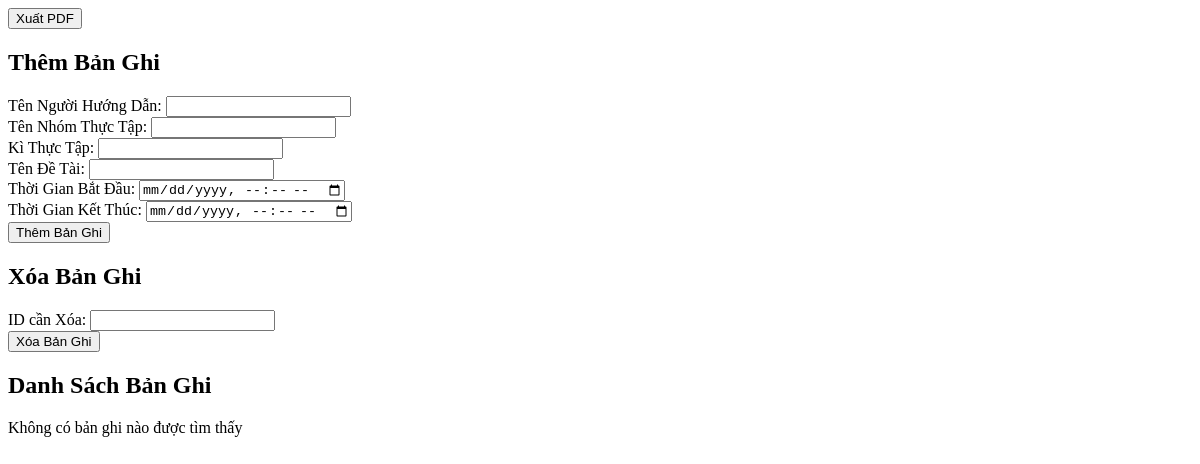
Page /nhomhd.php on the earlier database version.
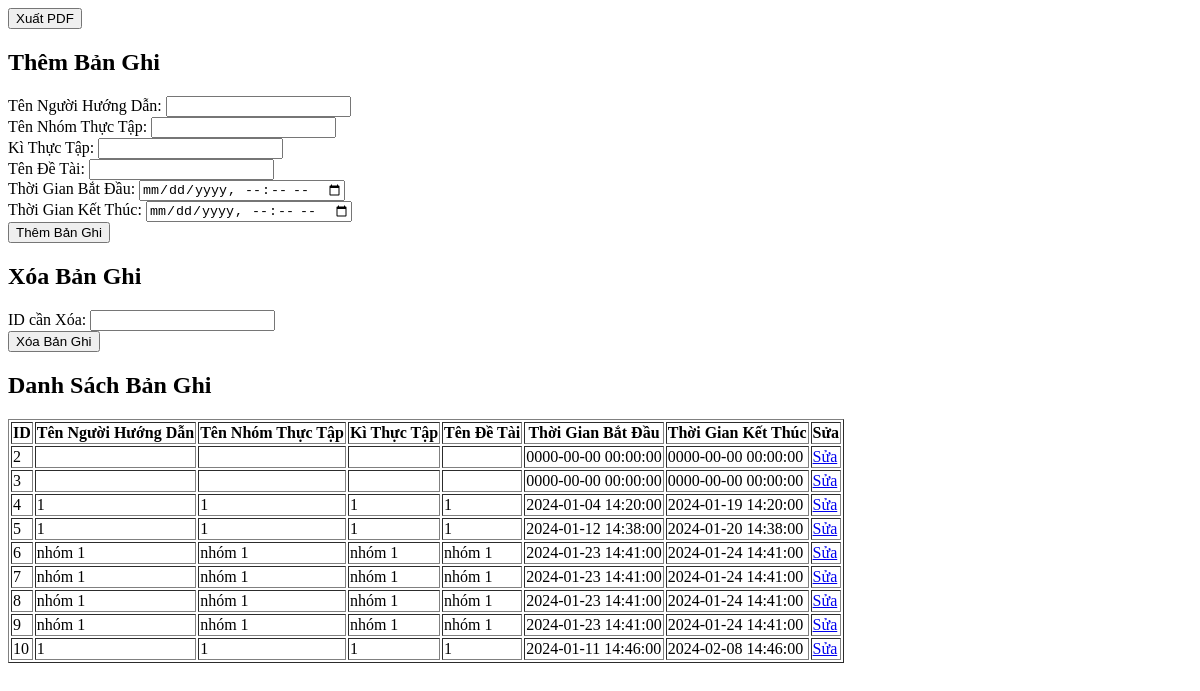
Same page on the later database version.
### tables this page shows
CREATE TABLE `nhomnguoihd` (
  `id_nhomnguoihd` int(11) NOT NULL,
  `tennguoihuongdan` varchar(100) NOT NULL,
  `tennhomthuctap` varchar(100) NOT NULL,
  `kithuctap` varchar(100) NOT NULL,
  `tendetai` varchar(100) NOT NULL,
  `thoigianbatdau` datetime DEFAULT NULL,
  `thoigianketthuc` datetime DEFAULT NULL
);

### nhomhd.php (the view, shortened to what this page needs)
<?php
$mysqli = new mysqli('localhost', 'root', '', 'quanlysvtt');
?>
<!DOCTYPE html>
<html lang="en">
<head>
</head>
<body>
<form method="post" action="nhomhd.php">
    <input type="submit" name="export_pdf" value="Xuất PDF">
</form>
<h2>Thêm Bản Ghi</h2>
<form method="post" action="nhomhd.php">
    <label>Tên Người Hướng Dẫn:</label>
    <input type="text" name="tennguoihuongdan" required><br>
    <label>Tên Nhóm Thực Tập:</label>
    <input type="text" name="tennhomthuctap" required><br>
    <label>Kì Thực Tập:</label>
    <input type="text" name="kithuctap" required><br>
    <label>Tên Đề Tài:</label>
    <input type="text" name="tendetai" required><br>
    <label>Thời Gian Bắt Đầu:</label>
    <input type="datetime-local" name="thoigianbatdau" required><br>
    <label>Thời Gian Kết Thúc:</label>
    <input type="datetime-local" name="thoigianketthuc" required><br>
    <input type="submit" name="add" value="Thêm Bản Ghi">
</form>
<h2>Xóa Bản Ghi</h2>
<form method="post" action="nhomhd.php">
    <label>ID cần Xóa:</label>
    <input type="number" name="id_to_delete" required><br>
    <input type="submit" name="delete" value="Xóa Bản Ghi">
</form>
<h2>Danh Sách Bản Ghi</h2>
<?php
$select_query = "SELECT * FROM nhomnguoihd WHERE id_nhomnguoihd >= 0 AND id_nhomnguoihd <= 999";
$result = $mysqli->query($select_query);
if ($result->num_rows > 0) {
    echo "<table border='1'>";
    echo "<tr><th>ID</th><th>Tên Người Hướng Dẫn</th><th>Tên Nhóm Thực Tập</th><th>Kì Thực Tập</th><th>Tên Đề Tài</th><th>Thời Gian Bắt Đầu</th><th>Thời Gian Kết Thúc</th><th>Sửa</th></tr>";
    while ($row = $result->fetch_assoc()) {
        echo "<tr>";
        echo "<td>" . $row['id_nhomnguoihd'] . "</td>";
        echo "<td>" . $row['tennguoihuongdan'] . "</td>";
        echo "<td>" . $row['tennhomthuctap'] . "</td>";
        echo "<td>" . $row['kithuctap'] . "</td>";
        echo "<td>" . $row['tendetai'] . "</td>";
        echo "<td>" . $row['thoigianbatdau'] . "</td>";
        echo "<td>" . $row['thoigianketthuc'] . "</td>";
        echo "<td><a href='nhomhd.php?id_to_update=" . $row['id_nhomnguoihd'] . "'>Sửa</a></td>";
        echo "</tr>";
    }
    echo "</table>";
} else {
    echo "Không có bản ghi nào được tìm thấy";
}
?>
</body>
</html>

Differences in the rows shown:
added nhomnguoihd: id_nhomnguoihd "2", thoigianbatdau "0000-00-00 00:00:00", thoigianketthuc "0000-00-00 00:00:00"
added nhomnguoihd: id_nhomnguoihd "3", thoigianbatdau "0000-00-00 00:00:00", thoigianketthuc "0000-00-00 00:00:00"
added nhomnguoihd: id_nhomnguoihd "4", tennguoihuongdan "1", tennhomthuctap "1", kithuctap "1", tendetai "1", thoigianbatdau "2024-01-04 14:20:00", thoigianketthuc "2024-01-19 14:20:00"
added nhomnguoihd: id_nhomnguoihd "5", tennguoihuongdan "1", tennhomthuctap "1", kithuctap "1", tendetai "1", thoigianbatdau "2024-01-12 14:38:00", thoigianketthuc "2024-01-20 14:38:00"
added nhomnguoihd: id_nhomnguoihd "6", tennguoihuongdan "nhóm 1", tennhomthuctap "nhóm 1", kithuctap "nhóm 1", tendetai "nhóm 1", thoigianbatdau "2024-01-23 14:41:00", thoigianketthuc "2024-01-24 14:41:00"
added nhomnguoihd: id_nhomnguoihd "7", tennguoihuongdan "nhóm 1", tennhomthuctap "nhóm 1", kithuctap "nhóm 1", tendetai "nhóm 1", thoigianbatdau "2024-01-23 14:41:00", thoigianketthuc "2024-01-24 14:41:00"
added nhomnguoihd: id_nhomnguoihd "8", tennguoihuongdan "nhóm 1", tennhomthuctap "nhóm 1", kithuctap "nhóm 1", tendetai "nhóm 1", thoigianbatdau "2024-01-23 14:41:00", thoigianketthuc "2024-01-24 14:41:00"
added nhomnguoihd: id_nhomnguoihd "9", tennguoihuongdan "nhóm 1", tennhomthuctap "nhóm 1", kithuctap "nhóm 1", tendetai "nhóm 1", thoigianbatdau "2024-01-23 14:41:00", thoigianketthuc "2024-01-24 14:41:00"
added nhomnguoihd: id_nhomnguoihd "10", tennguoihuongdan "1", tennhomthuctap "1", kithuctap "1", tendetai "1", thoigianbatdau "2024-01-11 14:46:00", thoigianketthuc "2024-02-08 14:46:00"
Other differences:
text no longer shown: "Không có bản ghi nào được tìm thấy"
text now shown: "ID Tên Người Hướng Dẫn Tên Nhóm Thực Tập Kì Thực Tập Tên Đề Tài Thời Gian Bắt Đầu Thời Gian Kết Thúc Sửa"
